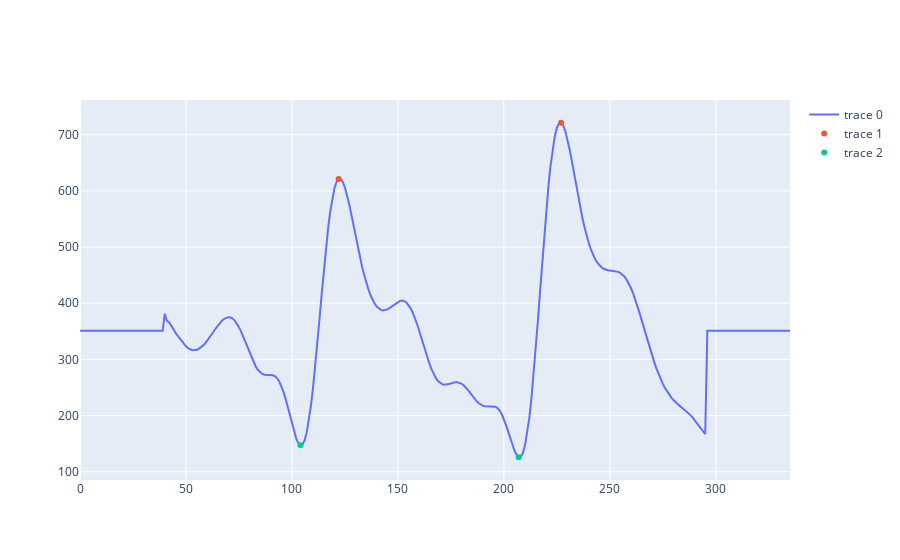

Notebook code cell kept with this figure:
### Code cell
x = resample_signal(combined, fs_old=200, fs_new=125)
xx = x[0:256]
xxx = np.pad(xx, 40, constant_values=np.mean(xx))
peaks, troughs = find_peaks(xxx).values()

fig = go.Figure()

fig.add_scatter(y=xxx)
fig.add_scatter(x=peaks, y=xxx[peaks], mode='markers')
fig.add_scatter(x=troughs, y=xxx[troughs], mode='markers')

### Figure 1 — Plotly figure (JSON) as saved in the notebook; plotly's stock layout.template omitted (floating-point values rounded to 4 significant figures; data arrays with more than 128 entries replaced by an {"elided": "..."} marker saying what was removed)
{"data": [{"type": "scatter", "y": {"elided": "336 float values"}}, {"mode": "markers", "type": "scatter", "x": [122, 227], "y": [621.4, 721.3]}, {"mode": "markers", "type": "scatter", "x": [104, 207], "y": [147.2, 125.8]}], "layout": {}}
